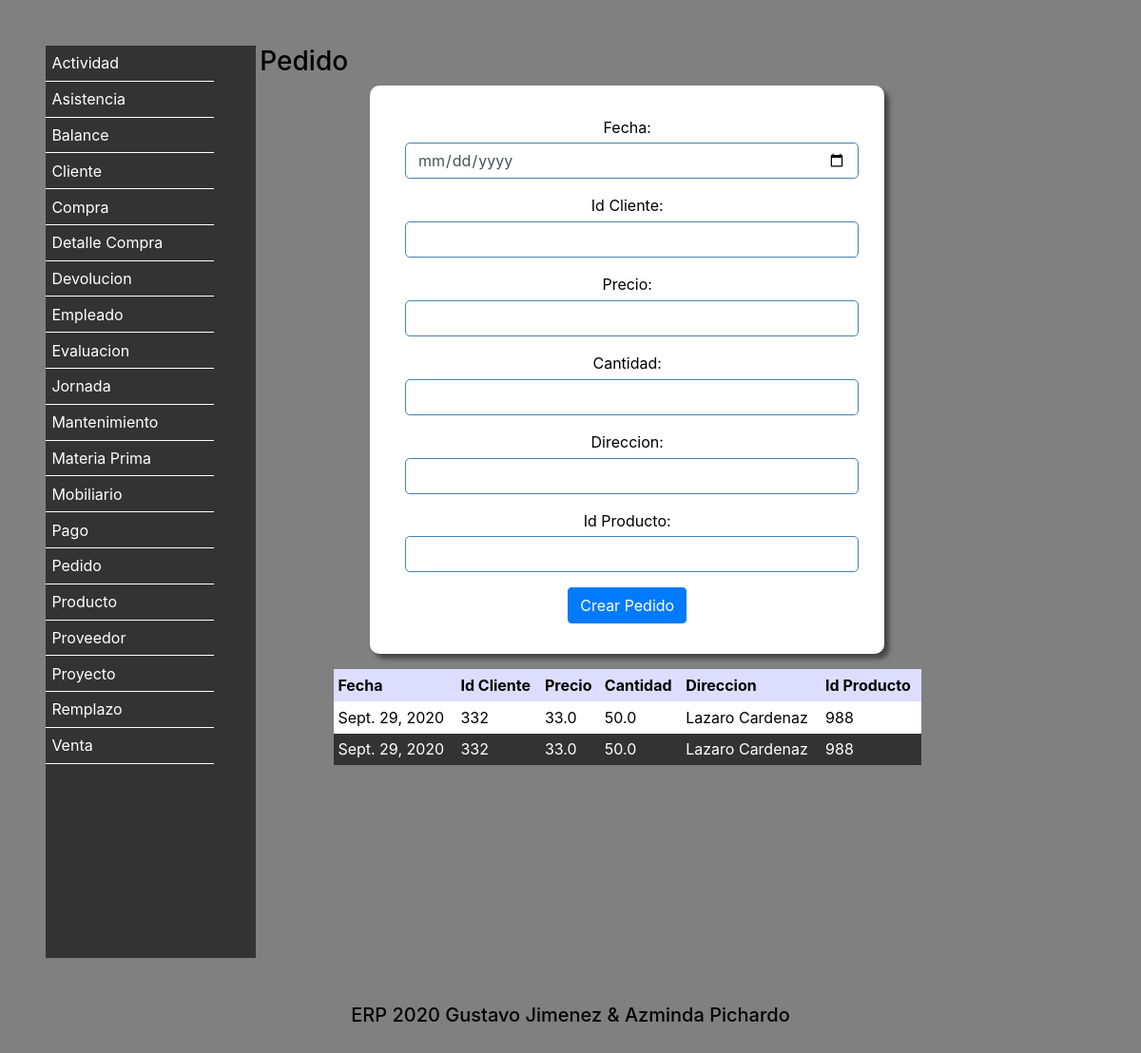
The app's page /Pedido/ with its own data.
### Vistas/models.py (models this page shows, shortened)
class Pedido (models.Model):
    Fecha = models.DateField()
    IdCliente = models.IntegerField(default=0)
    Precio = models.FloatField(default=0)
    Cantidad = models.FloatField(default=0)
    Direccion = models.CharField(max_length=50)
    IdProducto = models.IntegerField(default=0)
    class Meta:
        verbose_name = 'Pedido'
        verbose_name_plural = 'Pedidos'
        ordering = ['Fecha']

### Vistas/views.py (the view)
# urls.py: path('Pedido/',views.MenuPedido),
def MenuPedido(request):
    if request.POST:
        objeto = Pedido()
        objeto.Fecha = request.POST["Fecha"]
        objeto.IdCliente = request.POST["IdCliente"]
        objeto.Precio = request.POST["Precio"]
        objeto.Cantidad = request.POST["Cantidad"]
        objeto.Direccion = request.POST["Direccion"]
        objeto.IdProducto = request.POST["IdProducto"]
        objeto.save()
        pedidos = Pedido.objects.all()
        return render(request,"Pedido.html",{"agregado":"si","pedidos":pedidos})
    else:
        pedidos = Pedido.objects.all()
        return render(request,"Pedido.html",{"pedidos":pedidos})

### Vistas/Templates/Pedido.html (shortened to what this page needs)
<!DOCTYPE html>
<html lang="es">
  <head>
    {% include "Encabezado.html" %}
  </head>
  <body>
      {% include "menu.html" %}
<section>
      <h3>Pedido</h3>
      <form action="" method="post">
      <div class="form-group">
      Fecha: <input type="Date" name="Fecha" class="form-control">
      </div>
      <div class="form-group">
      Id Cliente: <input type="text" name="IdCliente" class="form-control">
      </div>
      <div class="form-group">
      Precio: <input type="number" name="Precio" class="form-control">
      </div>
      <div class="form-group">
      Cantidad: <input type="number" name="Cantidad" class="form-control">
      </div>
      <div class="form-group">
      Direccion: <input type="text" name="Direccion" class="form-control">
      </div>
      <div class="form-group">
      Id Producto: <input type="text" name="IdProducto" class="form-control">
      </div>
      <button type="submit" class="btn btn-primary">Crear Pedido</button>
      </form>
    <table>
        <tr>
          <th>Fecha</th>
          <th>Id Cliente</th>
          <th>Precio</th>
          <th>Cantidad</th>
          <th>Direccion</th>
          <th>Id Producto</th>
        </tr>
          {% for fila in pedidos %}
        <tr>
          <td>{{ fila.Fecha}}</td>
          <td>{{ fila.IdCliente}}</td>
          <td>{{ fila.Precio}}</td>
          <td>{{ fila.Cantidad}}</td>
          <td>{{ fila.Direccion}}</td>
          <td>{{ fila.IdProducto}}</td>
        </tr>
          {% endfor %}
    </table>
  </section>
    {% include "Pie.html" %}
  </body>
</html>

### Vistas/Templates/static/Estilos.css (style rules this page uses)
* { border: 0; margin: 0; padding: 0; }
body { background: #808080; color: black; padding: 3rem; }
form { background-color: white; border-radius: 10px; box-shadow: 5px 5px 5px #444; color: black; margin: 0 auto; padding: 2em; text-align: center; width: 70%; }
input { font-size: 1em; margin: 0.3rem; padding: 0.4rem; }
input[type="text"],input[type="password"],input[type="date"],input[type="number"],input[type="email"],input[type="tel"] { border: 1px solid steelblue; border-radius: 5px; }
section { display: inline-block; vertical-align: top; width: 70%; }
table { margin: 1em auto; width: 80%; }
th { background-color: #ddf; color: black; padding: 0.3em; }
td { padding: 0.3em; }
tr:nth-child(odd) { background-color: #333; color: white; }
tr:nth-child(even) { background-color: white; color: black; }

### Vistas/Templates/static/Imprimir.css (style rules this page uses)
* { -webkit-print-color-adjust: exact; }
nav,form,input,a { display: none; }
section { width: 100%; }

### records on screen
Pedido: Fecha "Sept. 29, 2020", IdCliente "332", Precio "33.0", Cantidad "50.0", Direccion "Lazaro Cardenaz", IdProducto "988"
Pedido: Fecha "Sept. 29, 2020", IdCliente "332", Precio "33.0", Cantidad "50.0", Direccion "Lazaro Cardenaz", IdProducto "988"
